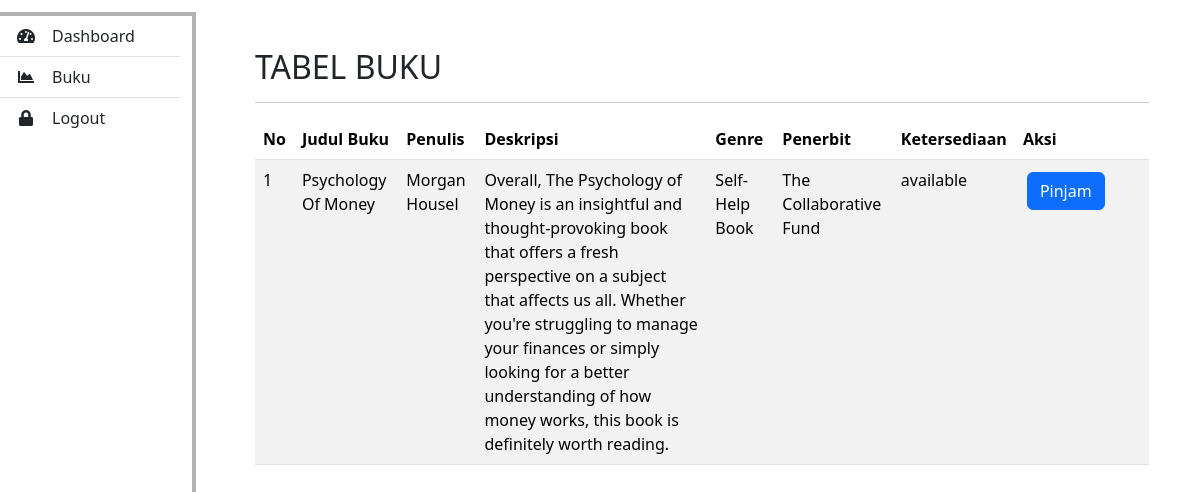
Page /resource/user/buku.php (signed in) on the committed database.
### tables this page shows
CREATE TABLE `books` (
  `id_buku` char(30) NOT NULL,
  `judul` varchar(255) NOT NULL,
  `penulis` varchar(255) NOT NULL,
  `deskripsi` text NOT NULL,
  `penerbit` varchar(255) NOT NULL,
  `id_genre` int(11) NOT NULL,
  `status` enum('available','unavailable','','') NOT NULL,
  `supplier` varchar(255) NOT NULL,
  `path_img` varchar(255) NOT NULL
);

CREATE TABLE `genre` (
  `id_genre` int(11) NOT NULL,
  `jenis_genre` varchar(255) NOT NULL,
  `description` text NOT NULL
);

### App/Logic/userLogic.php (called while the page is built, shortened)
<?php
function getBooksWithAvailableStatus($conn,$id = null) {
    $sql = "SELECT * FROM `books` INNER JOIN genre ON books.id_genre = genre.id_genre WHERE id_buku='$id' AND status='Available'";
    if ($id == null) {
        $sql = "SELECT * FROM `books` INNER JOIN genre ON books.id_genre = genre.id_genre WHERE status='Available'";
    }
    $result = $conn->query($sql);
    if ($result && $result->num_rows > 0) {
        return $result->fetch_all(MYSQLI_ASSOC);
    }
    return [];
}

### resource/user/buku.php (the view, shortened to what this page needs)
<?php
require('../../db/conn.php');
$books = getBooksWithAvailableStatus($conn);
?>
<!DOCTYPE html>
<html lang="en">
<head>
    <link href="https://cdn.jsdelivr.net/npm/bootstrap@5.3.3/dist/css/bootstrap.min.css" rel="stylesheet">
    <link rel="stylesheet" href="./asset/index.css">
</head>
<body>
    <div id="wrapper" class="row">
        <?php include('partials/sidebar.php');?>
        <div class="container-fluid col-md-9 mt-5">
            <h2>TABEL BUKU</h2>
            <hr>
            <table class="table table-striped table-hover">
                <thead>
                    <tr>
                        <th>No</th>
                        <th>Judul Buku</th>
                        <th>Penulis</th>
                        <th>Deskripsi</th>
                        <th>Genre</th>
                        <th>Penerbit</th>
                        <th>Ketersediaan</th>
                        <th style="width:15%">Aksi</th>
                    </tr>
            </thead>
            <tbody>
                <?php if($books != NULL): ?>
                    <?php
                    $no = 1;
                        foreach ($books as $book): ?>
                        <tr>
                            <td><?= $no++ ?></td>
                            <td><?= $book['judul'] ?></td>
                            <td><?= $book['penulis'] ?></td>
                            <td><?= $book['deskripsi'] ?></td>
                            <td><?= $book['jenis_genre'] ?></td>
                            <td><?= $book['penerbit'] ?></td>
                            <td><?= $book['status'] ?></td>
                            <td>
                                <a href="peminjaman.php?ib=<?= $book['id_buku'] ?>" class="btn btn-primary m-1">Pinjam</a>
                            </td>
                        </tr>
                    <?php endforeach; ?>
                <?php endif; ?>
            </tbody>
            </table>
        </div>
    </div>
</body>
</html>

### resource/admin/asset/index.css (style rules this page uses)
body { margin: 0; padding: 0; overflow-x: hidden; }
.row { height: 100vh; }

### rows in the picture
books: judul "Psychology Of Money", penulis "Morgan Housel", deskripsi "Overall, The Psychology of Money is an insightful and thought-provoking book that offers a fresh perspective on a subject that affects us all. Whether you're struggling to manage your finances or simply looking for a better understanding of how money works, this book is definitely worth reading.", id_genre.jenis_genre "Self-Help Book", penerbit "The Collaborative Fund", status "available"
